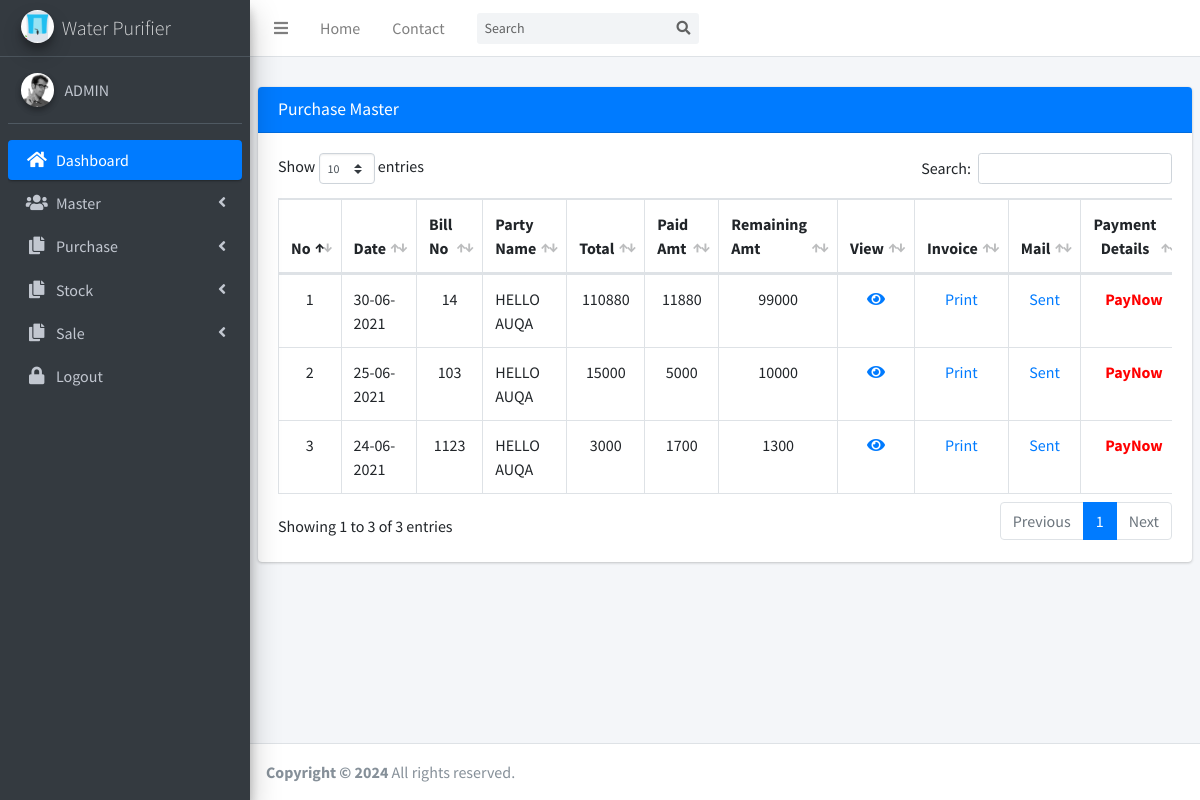
/purchase_master.php (signed in), run on the app's committed database.
### tables this page shows
CREATE TABLE `purchase_entry` (
  `id` int(11) NOT NULL,
  `party_id` varchar(100) DEFAULT '0',
  `bill_no` varchar(50) DEFAULT '0',
  `date` varchar(50) DEFAULT '0',
  `purchase_type` int(4) DEFAULT 0,
  `gst_type` int(4) DEFAULT 0,
  `total` varchar(100) DEFAULT '0',
  `discount_type` int(4) DEFAULT 0,
  `discnt_amt_per` varchar(100) DEFAULT '0',
  `dis_total` varchar(50) DEFAULT '0',
  `sgst` varchar(20) DEFAULT '0',
  `cgst` varchar(20) DEFAULT '0',
  `igst` varchar(20) DEFAULT '0',
  `grand_tot` varchar(20) DEFAULT '0',
  `pay_bill_amt` int(4) DEFAULT 0,
  `payamt` varchar(30) DEFAULT '0',
  `balamt` varchar(30) DEFAULT '0',
  `stock_sts` int(4) DEFAULT 0,
  `sts` int(4) DEFAULT 0,
  `edt` timestamp NULL DEFAULT current_timestamp()
);

CREATE TABLE `purchase_party_details` (
  `id` int(11) NOT NULL,
  `company_nm` varchar(100) DEFAULT '0',
  `mobile` varchar(50) DEFAULT '0',
  `adrs` varchar(500) DEFAULT '0',
  `email` varchar(50) DEFAULT '0',
  `gst_no` varchar(30) DEFAULT '0',
  `state` int(4) DEFAULT 0,
  `city_pin` varchar(10) DEFAULT '0',
  `sts` int(4) DEFAULT 0,
  `edt` timestamp NOT NULL DEFAULT current_timestamp()
);

### purchase_master.php (the view, shortened to what this page needs)
<!DOCTYPE html>
<html>
<head>
<?php
  include('common/meta.php');
?>
</head>
<body class="hold-transition sidebar-mini">
<div class="wrapper">
  <nav class="main-header navbar navbar-expand navbar-white navbar-light">
    <ul class="navbar-nav">
      <li class="nav-item">
        <a class="nav-link" data-widget="pushmenu" href="#"><i class="fas fa-bars"></i></a>
      </li>
      <li class="nav-item d-none d-sm-inline-block">
        <a href="index3.html" class="nav-link">Home</a>
      </li>
      <li class="nav-item d-none d-sm-inline-block">
        <a href="#" class="nav-link">Contact</a>
      </li>
    </ul>
    <form class="form-inline ml-3">
      <div class="input-group input-group-sm">
        <input class="form-control form-control-navbar" type="search" placeholder="Search" aria-label="Search">
        <div class="input-group-append">
          <button class="btn btn-navbar" type="submit">
            <i class="fas fa-search"></i>
          </button>
        </div>
      </div>
    </form>
  </nav>
  <?php include('common/sidemenu.php');?>
  <div class="content-wrapper">
    <section class="content-header">
    </section>
    <section class="content">
      <div class="row">
        <div class="col-12">
          <div class="card card-primary">
            <div class="card-header">
              <h3 class="card-title">Purchase Master</h3>
            </div>
            <div class="card-body">
            <div class="table-responsive">
              <table id="example1" class="table table-bordered">
                <thead>
                <tr>
                  <th>No</th>
                  <th>Date</th>
                  <th>Bill No</th>
                  <th>Party Name</th>
                  <th>Total</th>
                  <th>Paid Amt</th>
                  <th>Remaining Amt</th>
                  <th style="text-align:center">View</th>
                  <th>Invoice</th>
                  <th>Mail</th>
                  <th style="text-align:center">Payment Details</th>
                </tr>
                </thead>
                <tbody>
                <?php
				include('lib/function.php');
				$qry="SELECT a.id,a.date,a.bill_no,a.grand_tot,a.payamt,a.balamt,b.company_nm,b.mobile,b.email FROM purchase_entry AS a
					  LEFT JOIN purchase_party_details AS b ON a.party_id=b.id order by a.id desc";
				$st=$conn->prepare($qry);
				$st->execute();
				$cnt=1;
				while($row=$st->fetch(PDO::FETCH_ASSOC))
				{
					$id=$row['id'];
					$email=$row['email'];
					$smail="'".$email."'";
					echo '<tr>';
					echo '<td align="center">'.$cnt.'</td>';
					echo '<td>'.date('d-m-Y',strtotime($row['date'])).'</td>';
					echo '<td align="center">'.$row['bill_no'].'</td>';
					echo '<td>'.$row['company_nm'].'</td>';
					echo '<td align="center">'.$row['grand_tot'].'</td>';
					$qqq="SELECT SUM(paid_amt) AS totalpaid FROM purchase_outstanding WHERE purchase_id='$id'";
					$sss=$conn->prepare($qqq);
					$sss->execute();
					$row2=$sss->fetch(PDO::FETCH_ASSOC);
					$netamt=$row['grand_tot']-($row2['totalpaid']);
					$paiamt=$row2['totalpaid'];
					echo '<td align="center">'.$paiamt.'</td>';
					echo '<td align="center">'.$netamt.'</td>';
					echo '<td align="center" style="color:#007bff"><a href="javascript:pdetails('.$id.')"><i class="fa fa-eye"></i></a></td>';
					echo '<td align="center" ><a href="javascript:pprint('.$id.')">Print</a></td>';
					echo '<td align="center" ><a href="javascript:sentemail('.$smail.')">Sent</a></td>';
					if($netamt == "0")
					{
						echo '<td align="center"><a href="javascript:payment('.$id.')" style="color:#008040"><b>Paid</b></a></td>';
					}
					else
					{
						echo '<td align="center"><a href="javascript:payment('.$id.')" style="color:#f00"><b>PayNow</b></a></td>';
					}
					echo '</tr>';
					$cnt++;
				}
				?>
                </tbody>
              </table>
              </div>
            </div>
          </div>
        </div>
      </div>
    </section>
  </div>
  <?php include('common/footer.php')?>
</div>
</body>
</html>

### common/sidemenu.php (shortened to what this page needs)
<aside class="main-sidebar sidebar-dark-primary elevation-4">
    <a href="index3.php" class="brand-link">
      <img src="img/favicon.png" alt="Water Purifier" class="brand-image img-circle elevation-3">
      <span class="brand-text font-weight-light">Water Purifier</span>
    </a>
    <div class="sidebar">
      <div class="user-panel mt-3 pb-3 mb-3 d-flex">
    	<div class="image">
          <img src="dist/img/user2-160x160.jpg" class="img-circle elevation-2" alt="User Image">
        </div>
        <div class="info">
          <a href="#" class="d-block">
		  <?php
		  $uId=$_SESSION['logId'];
		  include('lib/function.php');
		  $qry="SELECT uname FROM login_tbl WHERE id='$uId'";
		  $st=$conn->prepare($qry);
		  $st->execute();
		  $row=$st->fetch(PDO::FETCH_ASSOC);
		  $usernm=$row['uname'];
		  echo strtoupper($usernm);
		  ?>
          </a>
        </div>
      </div>
      <nav class="mt-2">
        <ul class="nav nav-pills nav-sidebar flex-column" data-widget="treeview" role="menu" data-accordion="false">
          <li class="nav-item has-treeview menu-open">
            <a href="admin.php" class="nav-link active">
              <i class="nav-icon fas fa-home"></i>
              <p>
                Dashboard
              </p>
            </a>
          </li>
          <li class="nav-item has-treeview">
            <a href="#" class="nav-link">
              <i class="nav-icon fas fa-users"></i>
              <p>
                Master
                <i class="fas fa-angle-left right"></i>
              </p>
            </a>
          </li>
          <li class="nav-item has-treeview">
            <a href="#" class="nav-link">
              <i class="nav-icon fas fa-copy"></i>
              <p>
                Purchase
                <i class="fas fa-angle-left right"></i>
              </p>
            </a>
          </li>
          <li class="nav-item has-treeview">
            <a href="#" class="nav-link">
              <i class="nav-icon fas fa-copy"></i>
              <p>
                Stock
                <i class="fas fa-angle-left right"></i>
              </p>
            </a>
          </li>
          <li class="nav-item has-treeview">
            <a href="#" class="nav-link">
              <i class="nav-icon fas fa-copy"></i>
              <p>
                Sale
                <i class="fas fa-angle-left right"></i>
              </p>
            </a>
          </li>
           <li class="nav-item">
            <a href="logout.php" class="nav-link">
              <i class="fas fa-lock nav-icon"></i>
              <p>Logout</p>
            </a>
           </li>
        </ul>
      </nav>
    </div>
  </aside>

### data on the page
purchase_entry: date "30-06-2021", bill_no "14", purchase_party_details.company_nm "HELLO AUQA", grand_tot "110880", paiamt "11880", netamt "99000"
purchase_entry: date "25-06-2021", bill_no "103", purchase_party_details.company_nm "HELLO AUQA", grand_tot "15000", paiamt "5000", netamt "10000"
purchase_entry: date "24-06-2021", bill_no "1123", purchase_party_details.company_nm "HELLO AUQA", grand_tot "3000", paiamt "1700", netamt "1300"

### other printed values
$usernm "ADMIN"
